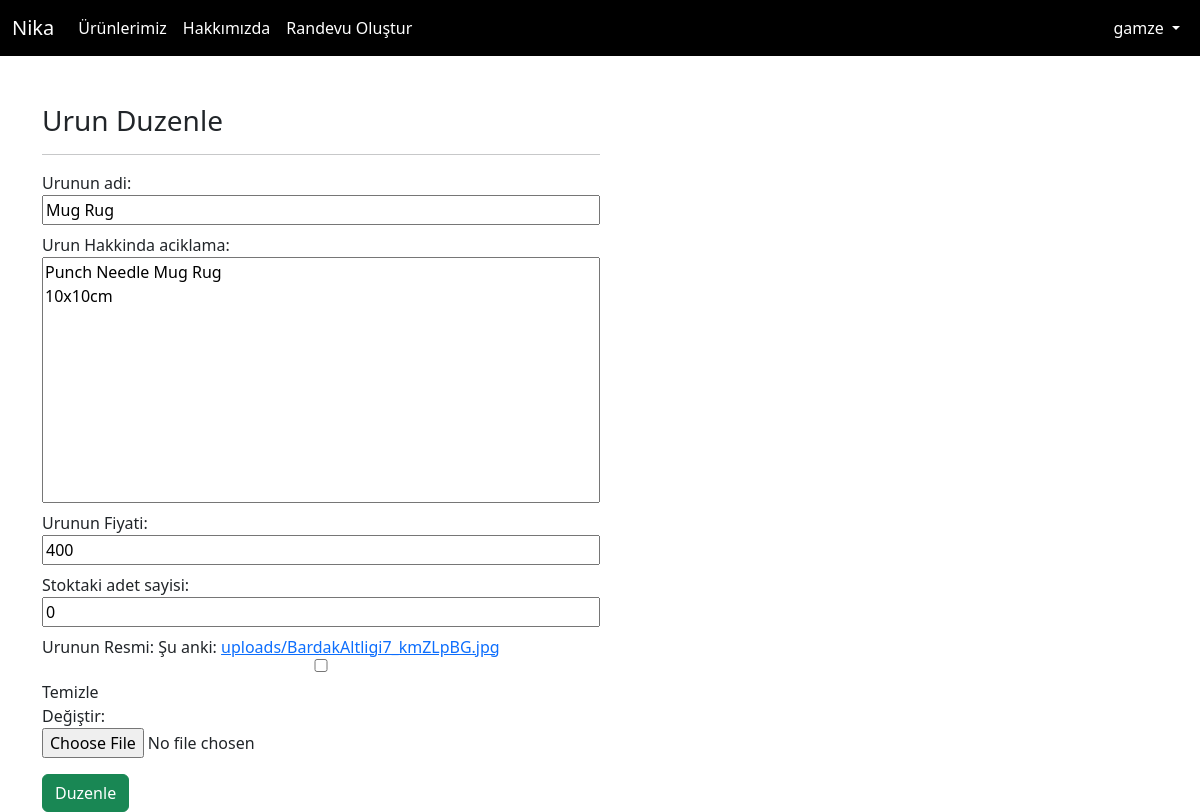
Page /urun/duzenle/1 (signed in) on the committed database.
### urunApp/models.py (models this page shows, shortened)
class Urun(models.Model):
    ad = models.CharField(("Urunun adi"), max_length=50)
    urundetayi = models.TextField(verbose_name="Urun Hakkinda aciklama", max_length=200)
    fiyat = models.CharField(("Urunun Fiyati"), default="Ucret belirtilmedi", max_length=6)
    urunResmi = models.FileField(("Urunun Resmi"), upload_to="uploads", max_length=100, null=True, blank=True)
    stokAdet = models.PositiveBigIntegerField(("Stoktaki adet sayisi"), default=1)

### urunApp/views.py (the view)
# urls.py: path('urun/duzenle/<urunId>', editProduct, name="urun-duzenle"),
def editProduct(request, urunId):
    context = {}
    urun = Urun.objects.filter(id=urunId).first()
    if urun is None:
        return redirect('404')
    if request.user.is_superuser is not True:
        raise PermissionDenied()
    productForm = CreateUrun(instance=urun)
    if request.method == 'POST':
        urunForm = CreateUrun(request.POST, request.FILES, instance=urun)
        if urunForm.is_valid():
            urunForm.save()
        return redirect('/urun/' + str(urunId))
    else:
        context['form'] = productForm
        context['data'] = urun
        return render(request, 'editProduct.html', context)

### urunApp/form.py
class CreateUrun(forms.ModelForm):
    class Meta:
        model=Urun
        fields=["ad", "urundetayi", "fiyat", "stokAdet", "urunResmi" ]
        help_texts = {
            "fiyat": None
        }

### urunApp/templates/editProduct.html (shortened to what this page needs)
{% extends "base.html" %}
{% block site-icerigi %}
<div class="container mt-5">
<div class="wrapper">
<h3>Urun Duzenle</h3>
<hr>
<form action="{% url 'urun-duzenle' data.id %}" method="post" enctype="multipart/form-data">
{{form}}
<div class="mt-3">
    <button class="btn btn-success" type="submit">Duzenle</button>
</div>
</form>
</div>
</div>
{% endblock site-icerigi %}

### urunApp/templates/partials/_nav.html (shortened to what this page needs)
<nav class="navbar navbar-expand-lg" id="site-navbar">
    <div class="container-fluid">
      <a class="navbar-brand" href="{% url 'anasayfa' %}">Nika</a>
      <div class="collapse navbar-collapse" id="navbarSupportedContent">
        <ul class="navbar-nav me-auto mb-2 mb-lg-0">
          <li class="nav-item">
            <a class="nav-link" href="{% url 'urunlerimiz' %}">Ürünlerimiz</a>
          </li>
          <li class="nav-item">
            <a class="nav-link" href="{% url 'hakkimizda' %}">Hakkımızda</a>
          </li>
          <li class="nav-item">
            <a class="nav-link" href="{% url 'randevu' %}">Randevu Oluştur</a>
          </li>
        </ul>
      </div>
      <div class="collapse navbar-collapse" id="navbarSupportedContent">
        <ul class="navbar-nav ms-auto mb-2 mb-lg-0">
          {% if request.user.is_authenticated %}
          <li class="nav-item dropdown">
            <a class="nav-link dropdown-toggle" href="#" role="button" data-bs-toggle="dropdown" aria-expanded="false">
              {{request.user.username}}
            </a>
          </li>
          {% else %}
          <li class="nav-item"> <a class="nav-link" href="{% url 'user-login' %}">Giris Yap</a> </li>
          {% endif %}
        </ul>
      </div>
    </div>
  </nav>

### urunApp/static/style/style.css (style rules this page uses)
#site-navbar { background-color: black; color: white; }
#site-navbar * { color: inherit; }
form input, textarea, lable { width: 100%; display: block; margin-bottom: 8px; }
form textarea { resize: none; min-height: 200px; }

### urunApp/templates/editProduct.html (style rules this page uses)
.wrapper { width: 50%; }

### rows in the picture
Urun: ad "Mug Rug", urundetayi "Punch Needle Mug Rug 10x10cm", fiyat "400", stokAdet "0"

### other values in the picture
{{ request.user.username }} "gamze"
